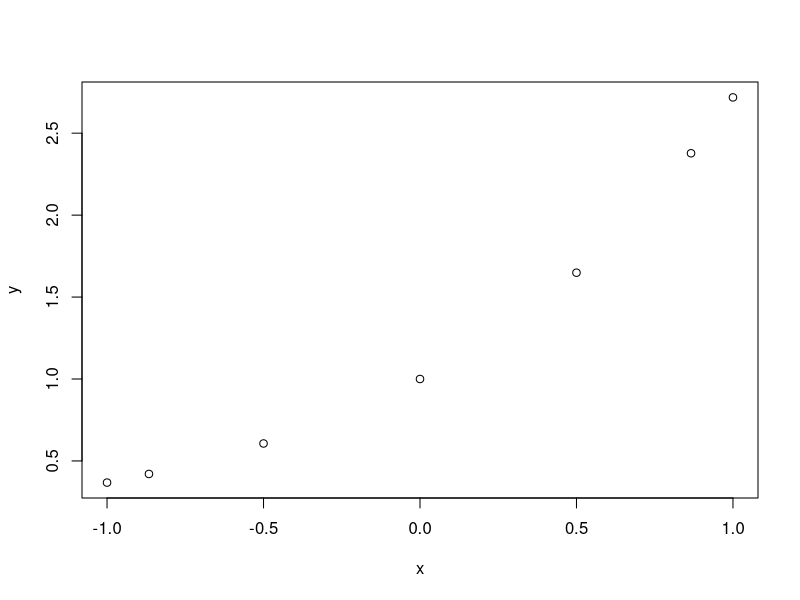
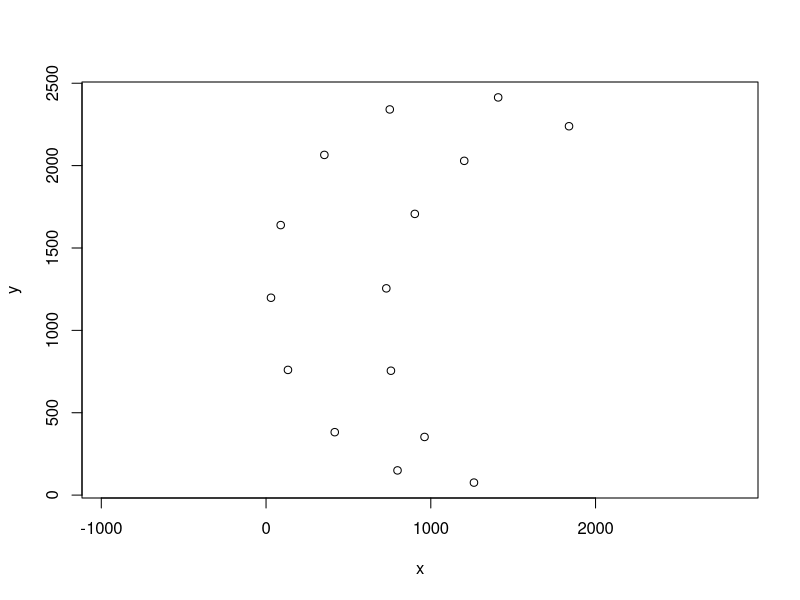

The R script that drew these images, in order:
## ---- chunk 1
knitr::opts_chunk$set(echo = TRUE)
## ---- chunk 2
xs <- c(1,2,3,4,5,6,7,8,9,10,11,12,13,14,15,16,17,18,19,20)

vand <- outer(xs,0:19,'^')

svd(vand)$d[1]/svd(vand)$d[20]

log10(svd(vand)$d[1]/svd(vand)$d[20])
## ---- chunk 3
x <- cos(((1:7) - 1)*pi/6)
y <- exp(x)
plot(x,y)
## ---- chunk 4
moon.data <- rbind(c(798, 150), c(417, 382), c(133, 760), c(30, 1198), c(89, 1639), c(354, 
  2065), c(751, 2341), c(1409, 2414), c(1839, 2239), c(1203, 2029), c(903, 
  1707), c(730, 1255), c(758, 755), c(962, 353), c(1262, 76))
x <- moon.data[,1]
y <- moon.data[,2]
plot(x,y,asp=1)
## ---- chunk 5
weights <- matrix(0,1,15)

for (j in 1:15){
  if (j == 1 | j == 15){
    weights[j] <- (-1)^(j+1)/2
  } else {
    weights[j] <- (-1)^(j+1)
  }
}

weights
## ---- chunk 6
xVals <- seq(0,25,0.001)


